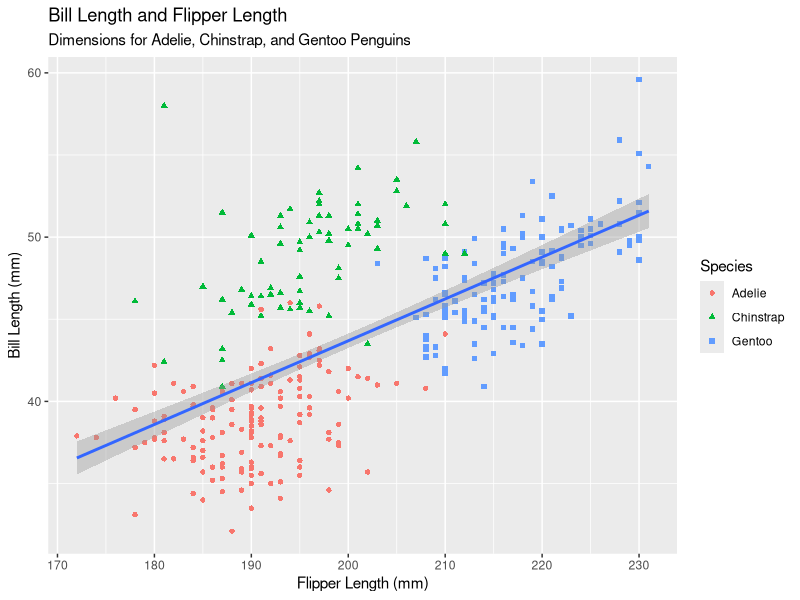
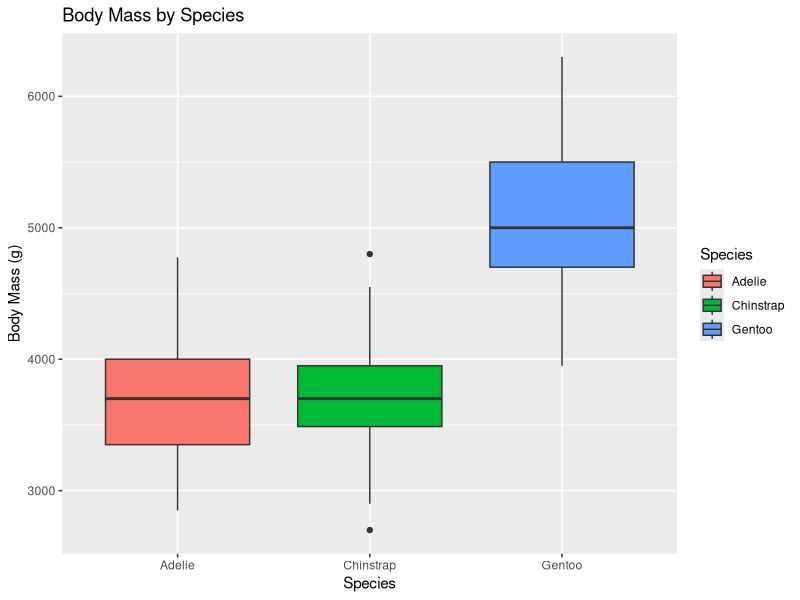

Here is the R script that generated these plots, in order:
## ---- chunk 1
#| label: setup
#| message: false
library(tidyverse)
library(palmerpenguins)
## ---- chunk 2
# Make your agreed-upon plot here, e.g.:
# penguins |> ggplot(aes(x = species, y = body_mass_g, fill = species)) + geom_boxplot()
## ---- chunk 3
glimpse(penguins)
ggplot(data = penguins, mapping = aes(x=flipper_length_mm, y=bill_length_mm)) + 
  geom_point(mapping = aes(color=species, shape=species)) + 
  geom_smooth(method="lm") + 
  labs(title="Bill Length and Flipper Length", 
       subtitle="Dimensions for Adelie, Chinstrap, and Gentoo Penguins" , 
       x= "Flipper Length (mm)", 
       y= "Bill Length (mm)", 
       color = "Species", 
       shape = "Species")
## ---- chunk 4
ggplot(data = penguins, mapping = aes(x = species, y = body_mass_g, fill = species)) +
  geom_boxplot() +
  labs(title = "Body Mass by Species",
       x = "Species",
       y = "Body Mass (g)",
       fill = "Species")
